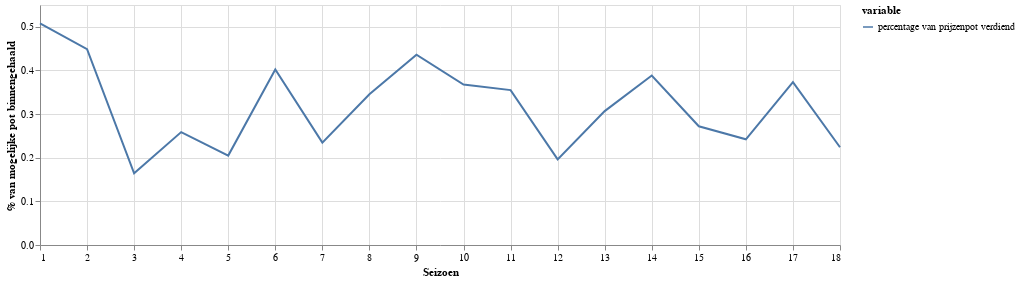

The code cell stored with this chart in its notebook:
### Markdown cell above
Het percentage van de potentiële pot dat wordt binnengehaald schommelt nogal, tussen de 20 en 50 procent. Dit kan natuurlijk door mollen komen, maar soms zijn er ook opdrachten waarbij geld wordt verloren uit de pot. Ik kon geen verband vinden tussen dit percentage en hoe verdacht mol of winnaar was. Misschien komt dit doordat er in sommige seizoenen ook geld kan worden verloren, of misschien is het heel persoonsafhankelijk hoe de mol opereert en hoe goed het team functioneert in geld binnenhalen.

Eigenlijk zijn de winnaar in seizoen 1 (Petra), 2 (Sigrid) en 9 (Hadewych) het meest succesvol geweest. Ze waren ook minder verdacht dan verwacht, dus(?) niet aan het mollen. 

De meest succesvolle mol is wat lastiger maar ik neig naar Anne-Marie uit seizoen 12: niet verdacht, wel een kleine pot. Maar seizoen 3, 4, 5 en 7 waren ook prima!

### Code cell
temp = pd.DataFrame({'percentage van prijzenpot verdiend': percentage_earnedlist})
temp.index = np.arange(1, len(temp) + 1)
show_progress(temp, [1, 18], 'Seizoen', '% van mogelijke pot binnengehaald')

### Figure 1 — Vega-Lite specification as saved in the notebook (floating-point values rounded to 4 significant figures)
{"$schema": "https://vega.github.io/schema/vega-lite/v2.6.0.json", "config": {"view": {"height": 300, "width": 400}}, "data": {"name": "data-f184f62b8eb2011474bc5f63100fc16e"}, "datasets": {"data-f184f62b8eb2011474bc5f63100fc16e": [{"value": 0.5077, "variable": "percentage van prijzenpot verdiend", "x": 1}, {"value": 0.4487, "variable": "percentage van prijzenpot verdiend", "x": 2}, {"value": 0.1643, "variable": "percentage van prijzenpot verdiend", "x": 3}, {"value": 0.2588, "variable": "percentage van prijzenpot verdiend", "x": 4}, {"value": 0.2049, "variable": "percentage van prijzenpot verdiend", "x": 5}, {"value": 0.4021, "variable": "percentage van prijzenpot verdiend", "x": 6}, {"value": 0.2346, "variable": "percentage van prijzenpot verdiend", "x": 7}, {"value": 0.3453, "variable": "percentage van prijzenpot verdiend", "x": 8}, {"value": 0.436, "variable": "percentage van prijzenpot verdiend", "x": 9}, {"value": 0.3677, "variable": "percentage van prijzenpot verdiend", "x": 10}, {"value": 0.355, "variable": "percentage van prijzenpot verdiend", "x": 11}, {"value": 0.1963, "variable": "percentage van prijzenpot verdiend", "x": 12}, {"value": 0.3068, "variable": "percentage van prijzenpot verdiend", "x": 13}, {"value": 0.3884, "variable": "percentage van prijzenpot verdiend", "x": 14}, {"value": 0.2722, "variable": "percentage van prijzenpot verdiend", "x": 15}, {"value": 0.2423, "variable": "percentage van prijzenpot verdiend", "x": 16}, {"value": 0.3732, "variable": "percentage van prijzenpot verdiend", "x": 17}, {"value": 0.224, "variable": "percentage van prijzenpot verdiend", "x": 18}]}, "encoding": {"color": {"field": "variable", "type": "nominal"}, "x": {"axis": {"domain": true}, "field": "x", "scale": {"domain": [1, 18]}, "title": "Seizoen", "type": "quantitative"}, "y": {"field": "value", "title": "% van mogelijke pot binnengehaald", "type": "quantitative"}}, "height": 240, "mark": "line", "width": 800}
